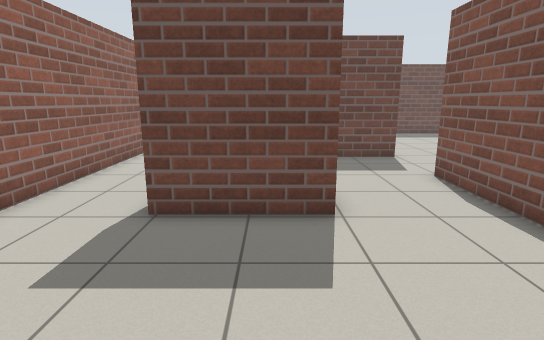
View 1 (above)

16 first-person views from a walk through a robot-simulator world made for Gazebo. The camera is 1.2 m above the floor, tilts 12° down and sees 80° across. The floor is counted in squares, 0.5 m on a side. Each view is taken from the middle of a square. On the plan, view 1 faces up. The plan holds only what a view shows up to about 19 squares ahead; the rest is blank.

View 2
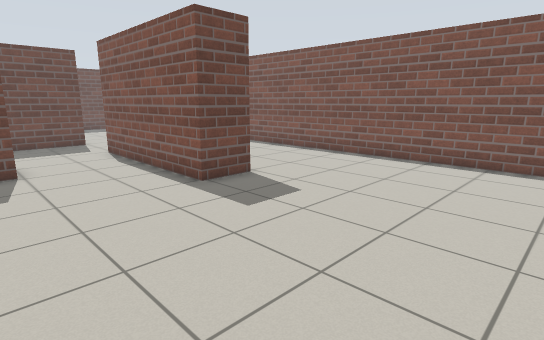

View 3
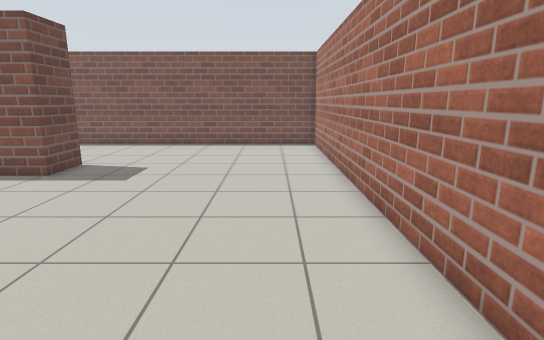

View 4
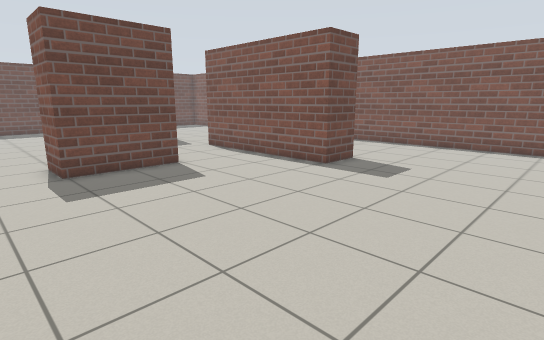

View 5
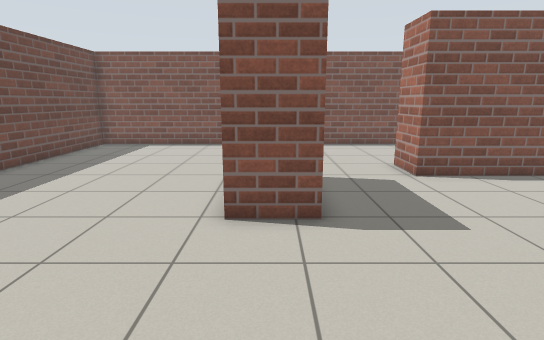

View 6
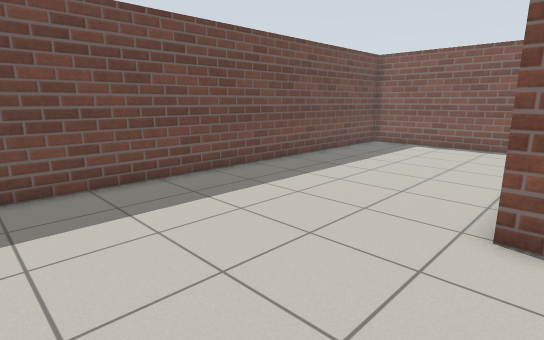

View 7
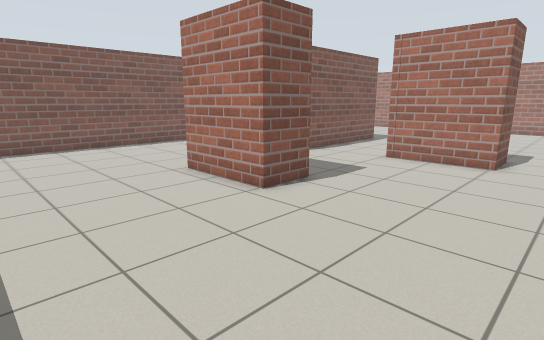

View 8
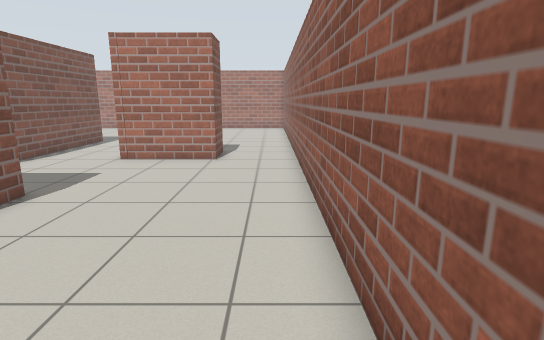

View 9
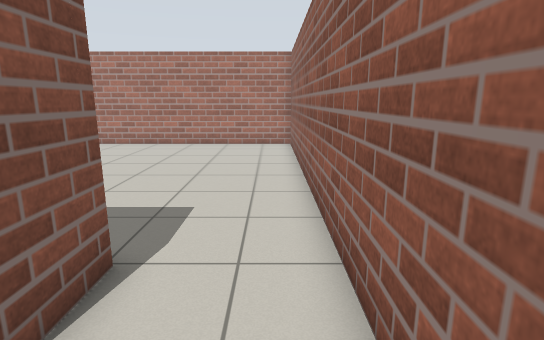

View 10
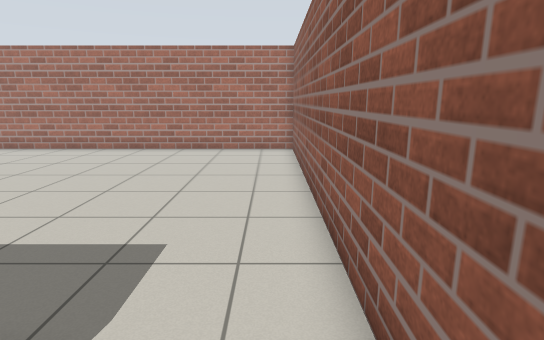

View 11
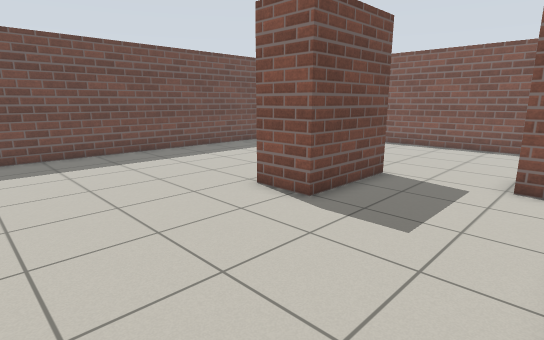

View 12
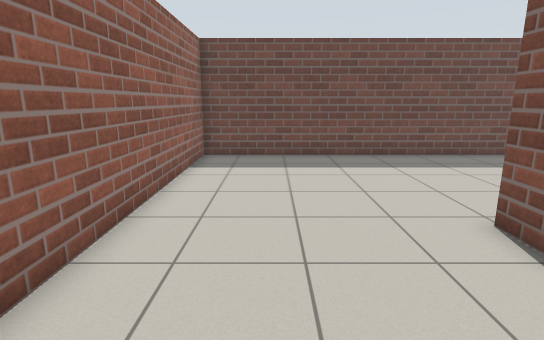

View 13
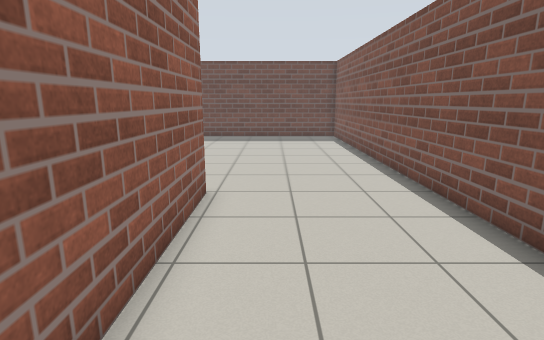

View 14
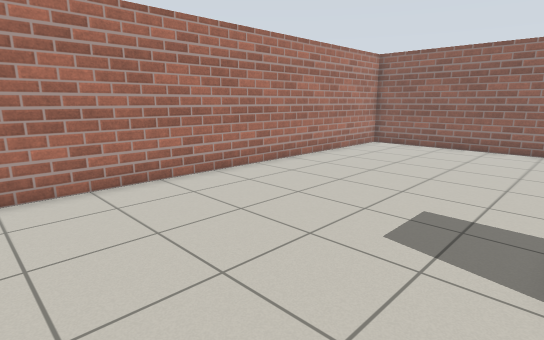

View 15
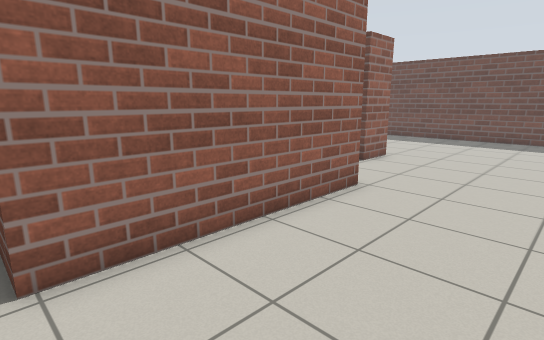

View 16
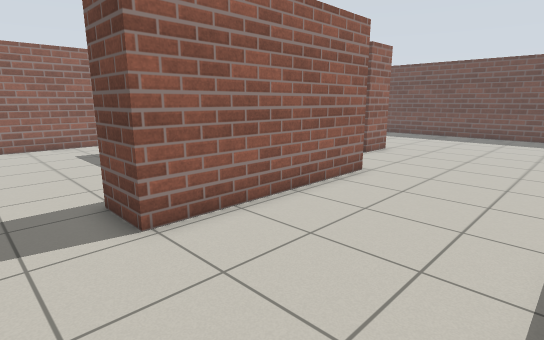

### Floor plan
Points are (right, up) in squares from view 1. A wall is a line through its corners. A room is listed if a view was taken in it or the views show most of it. See-through windows are left out.
Room 1 (views 1, 2, 3, 4, 5, 6, 7, 8, 9, 10, 11, 12, 13, 14, 15, 16)
walls: (5.3, 10.3) (7.3, 10.3) (7.3, 2.3) (5.3, 2.3) (5.3, 10.3); (1.4, 6.6) (-2.7, 6.6) (-2.7, 8.6) (1.4, 8.6); (5.4, 14) (1.4, 14) (1.4, 16) (5.4, 16) (5.4, 14); (13.4, -7.4) (13.3, 24.5) (-6.1, 24.5) (-6.1, -7.4) (13.4, -7.4)

Positions as (right, up) in squares from view 1, and headings:
1: (0, 0), facing up
2: (0, -6), facing up-right
3: (-5, -5), facing right
4: (-5, -5), facing up-right
5: (-5, 15), facing right
6: (-5, 15), facing up-right
7: (-5, 22), facing down-right
8: (-5, 22), facing down
9: (-5, 11), facing down
10: (-5, 9), facing down
11: (-5, 9), facing up-right
12: (-3, 10), facing up
13: (9, 2), facing up
14: (12, 2), facing down-left
15: (12, 2), facing up-left
16: (13, 0), facing up-left
